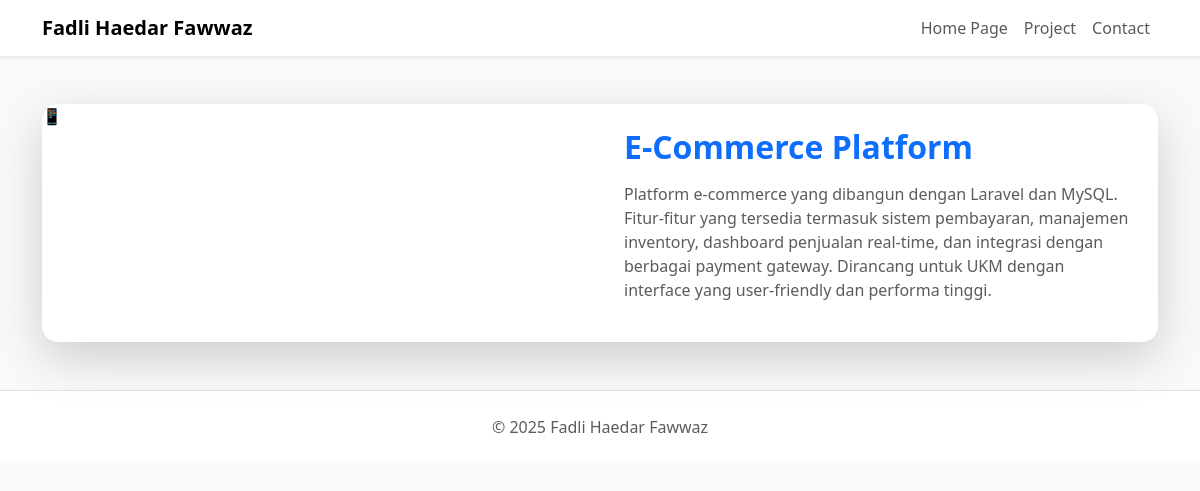
The page /projek/project-detail.php?id=1 on the database its author committed.
### tables this page shows
CREATE TABLE IF NOT EXISTS projects (
    id INT AUTO_INCREMENT PRIMARY KEY,
    judul VARCHAR(200) NOT NULL,
    deskripsi LONGTEXT NOT NULL,
    gambar VARCHAR(255),
    link VARCHAR(255),
    created_at TIMESTAMP DEFAULT CURRENT_TIMESTAMP,
    updated_at TIMESTAMP DEFAULT CURRENT_TIMESTAMP ON UPDATE CURRENT_TIMESTAMP
);

### projek/project-detail.php (the view, shortened to what this page needs)
<?php
require_once '../db.php';
$project_id = isset($_GET['id']) ? intval($_GET['id']) : 0;
$query = "SELECT id, judul, deskripsi, gambar, link, created_at, updated_at FROM projects WHERE id = $project_id LIMIT 1";
$result = $conn->query($query);
$project = $result->fetch_assoc();
$imagePath = '';
?>
<!DOCTYPE html>
<html lang="en">
  <head>
    <link
      href="https://cdn.jsdelivr.net/npm/bootstrap@5.3.3/dist/css/bootstrap.min.css"
      rel="stylesheet"
    />
  </head>
  <body class="bg-light">
    <nav class="navbar navbar-expand-lg navbar-light bg-white shadow-sm mb-4">
      <div class="container">
        <a class="navbar-brand fw-bold" href="../index.html">Fadli Haedar Fawwaz</a>
        <div class="collapse navbar-collapse justify-content-end" id="navbarNav">
          <ul class="navbar-nav">
            <li class="nav-item">
              <a class="nav-link" href="../index.php#about">Home Page</a>
            </li>
            <li class="nav-item">
              <a class="nav-link" href="../index.php#projects">Project</a>
            </li>
            <li class="nav-item">
              <a class="nav-link" href="../index.php#contact">Contact</a>
            </li>
          </ul>
        </div>
      </div>
    </nav>
    <div class="container my-5">
      <div class="card shadow-lg border-0 rounded-4 overflow-hidden">
        <div class="row g-0">
          <div class="col-md-6">
            <?php if (!empty($imagePath)): ?>
                <img src="<?php echo $imagePath; ?>" alt="<?php echo htmlspecialchars($project['judul']); ?>" class="img-fluid h-100 object-fit-cover">
            <?php else: ?>
                <div class="img-fluid h-100 object-fit-cover">📱</div>
            <?php endif; ?>
          </div>
          <div class="col-md-6 d-flex flex-column justify-content-center p-4">
            <h2 class="fw-bold mb-3 text-primary"><?php echo htmlspecialchars($project['judul']); ?></h2>
            <p class="text-muted">
              <?php echo htmlspecialchars($project['deskripsi']); ?>
            </p>
          </div>
        </div>
      </div>
      </div>
    <footer class="text-center py-4 bg-white border-top mt-5">
      <p class="mb-0 text-muted">&copy; 2025 Fadli Haedar Fawwaz</p>
    </footer>
  </body>
</html>

### rows shown on the page
projects: judul "E-Commerce Platform", deskripsi "Platform e-commerce yang dibangun dengan Laravel dan MySQL. Fitur-fitur yang tersedia termasuk sistem pembayaran, manajemen inventory, dashboard penjualan real-time, dan integrasi dengan berbagai payment gateway. Dirancang untuk UKM dengan interface yang user-friendly dan performa tinggi."
